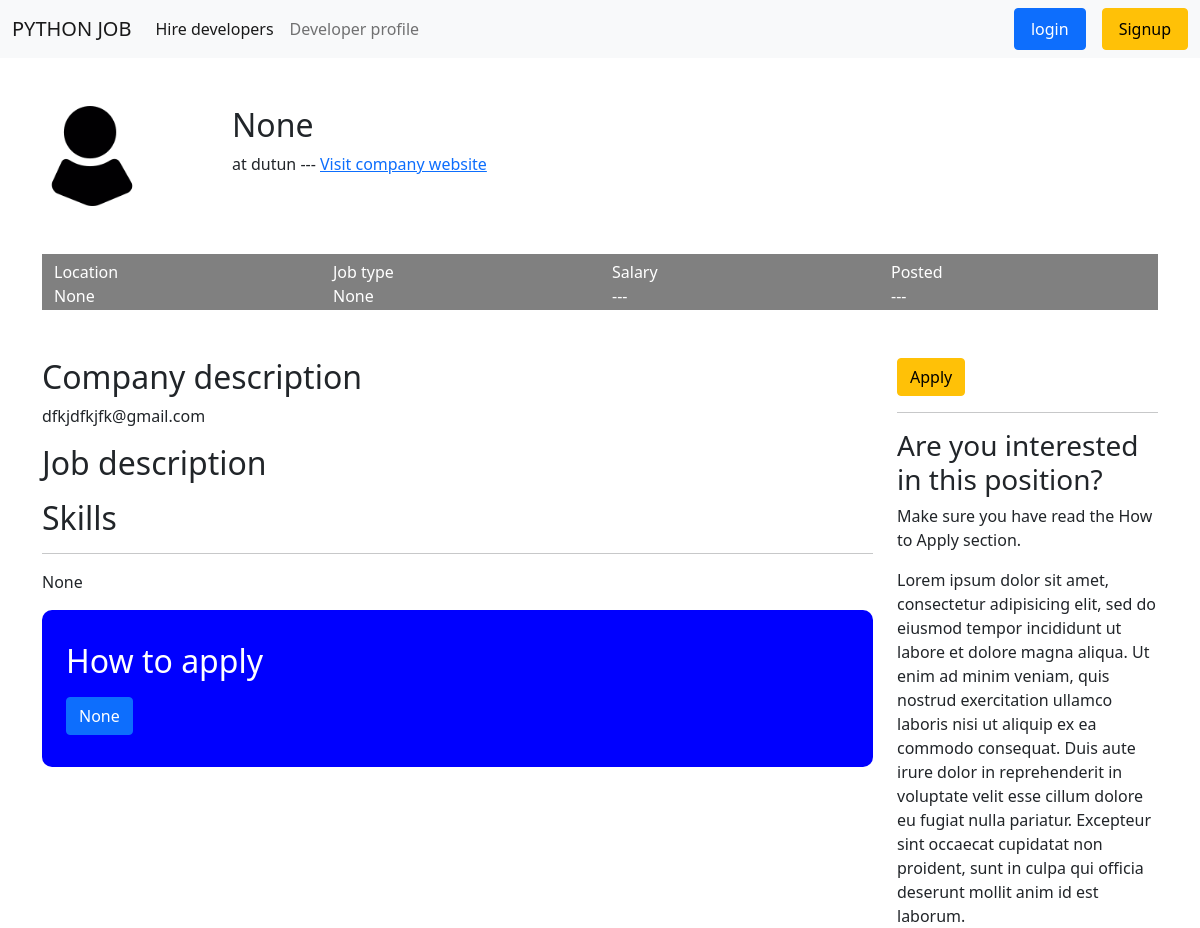
The app's page /job_detail/6/, older data.
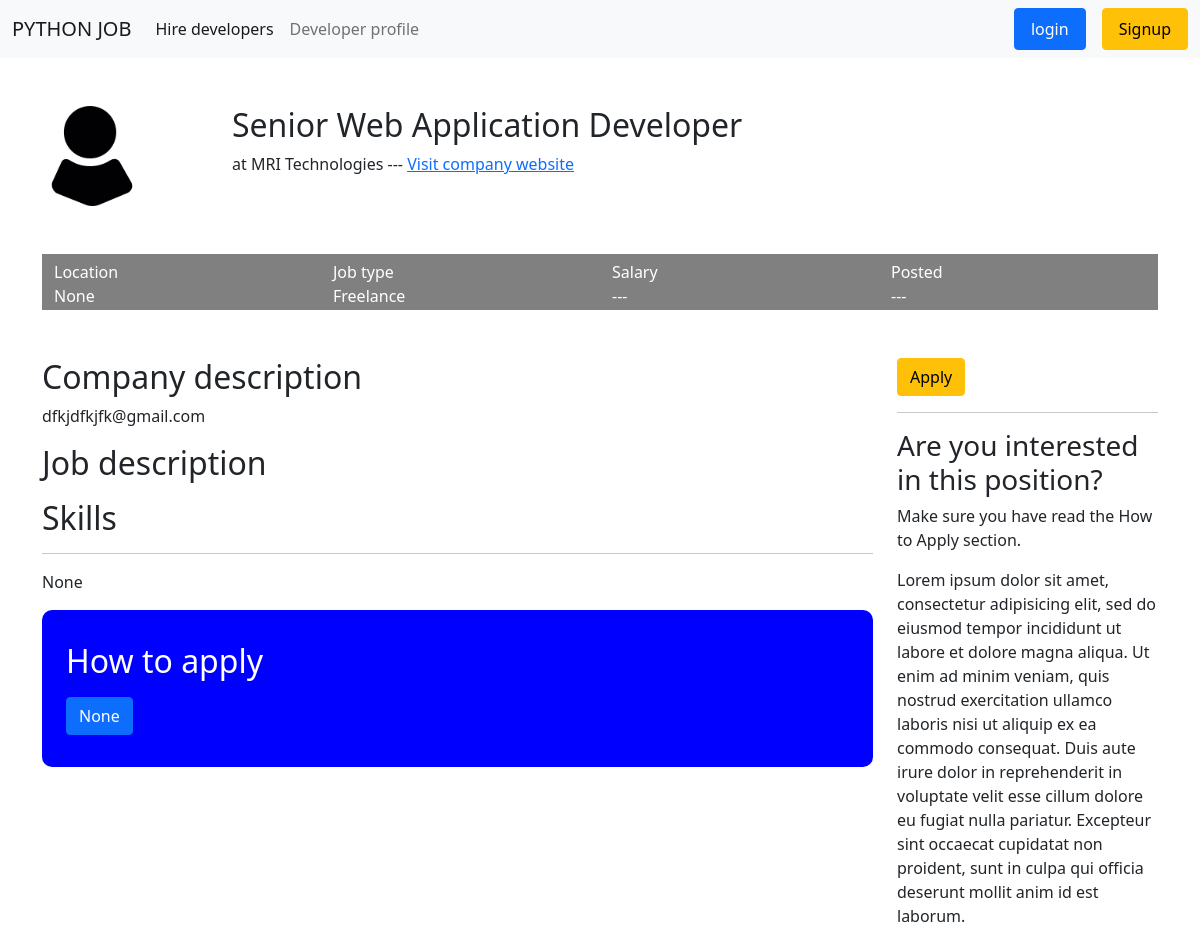
The same page, newer data.
### jobs/models.py (models this page shows, shortened)
class Company_detail(models.Model):
    user = models.OneToOneField(User, null=True, blank=True, on_delete=models.CASCADE, related_name = 'text_content')
    Company_name = models.CharField(max_length=100, null=True, blank=True)
    Company_logo= models.ImageField(upload_to='images/', null=True,default="images/profile1.png", blank=True)
    Company_Describe = models.TextField( null=True, blank=True)
    website = models.CharField(max_length=200, null=True, blank=True)
    Job_title = models.CharField(max_length=100, null=True, blank=True  )
    Job = models.CharField(max_length=100, null=True, choices=Job_type, blank=True)
    Level_of_seniority = models.CharField(max_length=100, null=True, choices=Level, blank=True)
    Job_description = models.TextField(null=True, blank=True)
    short_Job_description = models.CharField(max_length=100, null=True,blank=True)
    How_to_apply = models.TextField(null=True, blank=True)
    Application_target = models.CharField(max_length=200,blank=True, null=True)
    Location = models.CharField(max_length=100, null=True,blank=True )
    tags = models.ManyToManyField(Tag, blank=True,)

### jobs/views.py (the view)
# urls.py: path('job_detail/<str:pk_test>/', views.job_detail, name="job_detail"),
def job_detail(request, pk_test):
    job = Company_detail.objects.get(id=pk_test)
    print('working ')
    print(job.Company_name)
    url_s = job.Application_target
    print(url_s)
    context =  {'job':job,'url_s':url_s}
    return render(request, 'jobdetail_page.html', context)

### templates/jobdetail_page.html (shortened to what this page needs)
{% extends 'base.html' %}
{% block content %}
{% load static %}
<section class="container">
    <div class="post1">
        <div class="row">
            <div class="col-sm-2">
              <img src="{{job.Company_logo.url}}" width="100">
            </div>
            <div class="col-sm-8">
              <h2>{{job.Job_title}} </h2>
              <p> at {{job.Company_name}} --- <a href="{{job.website}} "target="_blank" >Visit company website</a>  </p>
            </div>
        </div>
      </div>
    <div class="post2">
        <div class="container">
          <div class="row">
            <div class="col-sm-3">
              <p>Location</p>
              <p>{{job.Location}}</p>
            </div>
            <div class="col-sm-3">
              <p>  Job type</p>
              <p>{{job.Job}}</p>
            </div>
            <div class="col-sm-3">
              <p>Salary</p>
              <p>---</p>
            </div>
            <div class="col-sm-3">
              <p>Posted</p>
              <p>---</p>
            </div>
          </div>
        </div>
      </div>
<div class="post_body ">
    <div class="row">
      <div class="col-sm-9">
        <div class="post_body1">
          <h2>Company description</h2>
              <p>
                  {{job.Company_Describe}}
              </p>
        </div>
        <div class="post_body2">
          <h2>Job description</h2>
        </div>
        <div class="post_body3">
          <h2>Skills</h2>
          <hr>
              <p>
                 {{job.Level_of_seniority}}
              </p>
        </div>
        <div class="post5">
            <div class="container">
              <h2>How to apply</h2>
                  <a class="btn btn-primary" href="{{job.Application_target}}">{{url_s}}</a>
                </div>
        </div>
      </div>
<div class="col-sm-3">
    <div>
      <a class="btn btn-warning" href="{{job.Application_target}}">Apply  </a>
      <hr>
      <h3>Are you interested in this position?</h3>
      <p>Make sure you have read the How to Apply section.</p>
    </div>
      Lorem ipsum dolor sit amet, consectetur adipisicing elit, sed do eiusmod
      tempor incididunt ut labore et dolore magna aliqua. Ut enim ad minim veniam,
      quis nostrud exercitation ullamco laboris nisi ut aliquip ex ea commodo
      consequat. Duis aute irure dolor in reprehenderit in voluptate velit esse
      cillum dolore eu fugiat nulla pariatur. Excepteur sint occaecat cupidatat non
      proident, sunt in culpa qui officia deserunt mollit anim id est laborum.
  </div>
</div>
</div>
</section>
{% endblock content %}

Row changes from the older to the newer data that the page shows:
changed Company_detail "None": Job_title "None" → "Senior Web Application Developer"; Company_name "dutun" → "MRI Technologies"; Job "None" → "Freelance"
